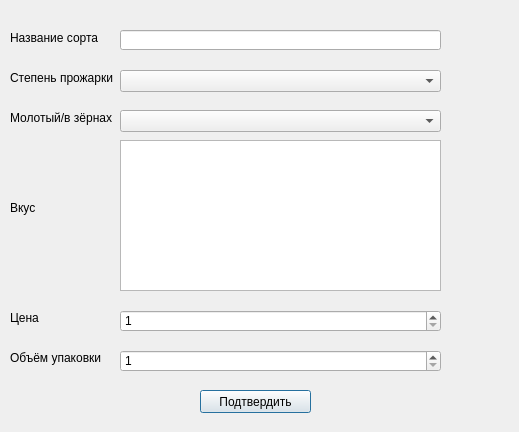
<?xml version="1.0" encoding="UTF-8"?>
<ui version="4.0">
 <class>Dialog</class>
 <widget class="QDialog" name="Dialog">
  <property name="geometry">
   <rect>
    <x>0</x>
    <y>0</y>
    <width>519</width>
    <height>432</height>
   </rect>
  </property>
  <property name="sizePolicy">
   <sizepolicy hsizetype="Fixed" vsizetype="Fixed">
    <horstretch>0</horstretch>
    <verstretch>0</verstretch>
   </sizepolicy>
  </property>
  <property name="windowTitle">
   <string>Добавить/редактировать сорт</string>
  </property>
  <widget class="QPushButton" name="ok_btn">
   <property name="geometry">
    <rect>
     <x>200</x>
     <y>390</y>
     <width>111</width>
     <height>23</height>
    </rect>
   </property>
   <property name="sizePolicy">
    <sizepolicy hsizetype="Fixed" vsizetype="Fixed">
     <horstretch>0</horstretch>
     <verstretch>0</verstretch>
    </sizepolicy>
   </property>
   <property name="text">
    <string>Подтвердить</string>
   </property>
  </widget>
  <widget class="QLabel" name="label">
   <property name="geometry">
    <rect>
     <x>10</x>
     <y>30</y>
     <width>91</width>
     <height>16</height>
    </rect>
   </property>
   <property name="text">
    <string>Название сорта</string>
   </property>
  </widget>
  <widget class="QLineEdit" name="sort_name">
   <property name="geometry">
    <rect>
     <x>120</x>
     <y>30</y>
     <width>321</width>
     <height>20</height>
    </rect>
   </property>
  </widget>
  <widget class="QLabel" name="label_2">
   <property name="geometry">
    <rect>
     <x>10</x>
     <y>200</y>
     <width>91</width>
     <height>16</height>
    </rect>
   </property>
   <property name="text">
    <string>Вкус</string>
   </property>
  </widget>
  <widget class="QPlainTextEdit" name="taste">
   <property name="geometry">
    <rect>
     <x>120</x>
     <y>140</y>
     <width>321</width>
     <height>151</height>
    </rect>
   </property>
  </widget>
  <widget class="QLabel" name="label_3">
   <property name="geometry">
    <rect>
     <x>10</x>
     <y>70</y>
     <width>121</width>
     <height>16</height>
    </rect>
   </property>
   <property name="text">
    <string>Степень прожарки</string>
   </property>
  </widget>
  <widget class="QComboBox" name="roast">
   <property name="geometry">
    <rect>
     <x>120</x>
     <y>70</y>
     <width>321</width>
     <height>22</height>
    </rect>
   </property>
  </widget>
  <widget class="QComboBox" name="is_powder">
   <property name="geometry">
    <rect>
     <x>120</x>
     <y>110</y>
     <width>321</width>
     <height>22</height>
    </rect>
   </property>
  </widget>
  <widget class="QLabel" name="label_4">
   <property name="geometry">
    <rect>
     <x>10</x>
     <y>110</y>
     <width>121</width>
     <height>16</height>
    </rect>
   </property>
   <property name="text">
    <string>Молотый/в зёрнах</string>
   </property>
  </widget>
  <widget class="QLabel" name="label_5">
   <property name="geometry">
    <rect>
     <x>10</x>
     <y>310</y>
     <width>121</width>
     <height>16</height>
    </rect>
   </property>
   <property name="text">
    <string>Цена</string>
   </property>
  </widget>
  <widget class="QSpinBox" name="price">
   <property name="geometry">
    <rect>
     <x>120</x>
     <y>310</y>
     <width>321</width>
     <height>22</height>
    </rect>
   </property>
   <property name="minimum">
    <number>1</number>
   </property>
   <property name="maximum">
    <number>10000</number>
   </property>
  </widget>
  <widget class="QLabel" name="label_6">
   <property name="geometry">
    <rect>
     <x>10</x>
     <y>350</y>
     <width>121</width>
     <height>16</height>
    </rect>
   </property>
   <property name="text">
    <string>Объём упаковки</string>
   </property>
  </widget>
  <widget class="QSpinBox" name="volume">
   <property name="geometry">
    <rect>
     <x>120</x>
     <y>350</y>
     <width>321</width>
     <height>22</height>
    </rect>
   </property>
   <property name="minimum">
    <number>1</number>
   </property>
   <property name="maximum">
    <number>10000</number>
   </property>
  </widget>
  <widget class="QLabel" name="error_lbl">
   <property name="geometry">
    <rect>
     <x>10</x>
     <y>10</y>
     <width>451</width>
     <height>16</height>
    </rect>
   </property>
   <property name="text">
    <string/>
   </property>
  </widget>
 </widget>
 <resources/>
 <connections/>
</ui>
